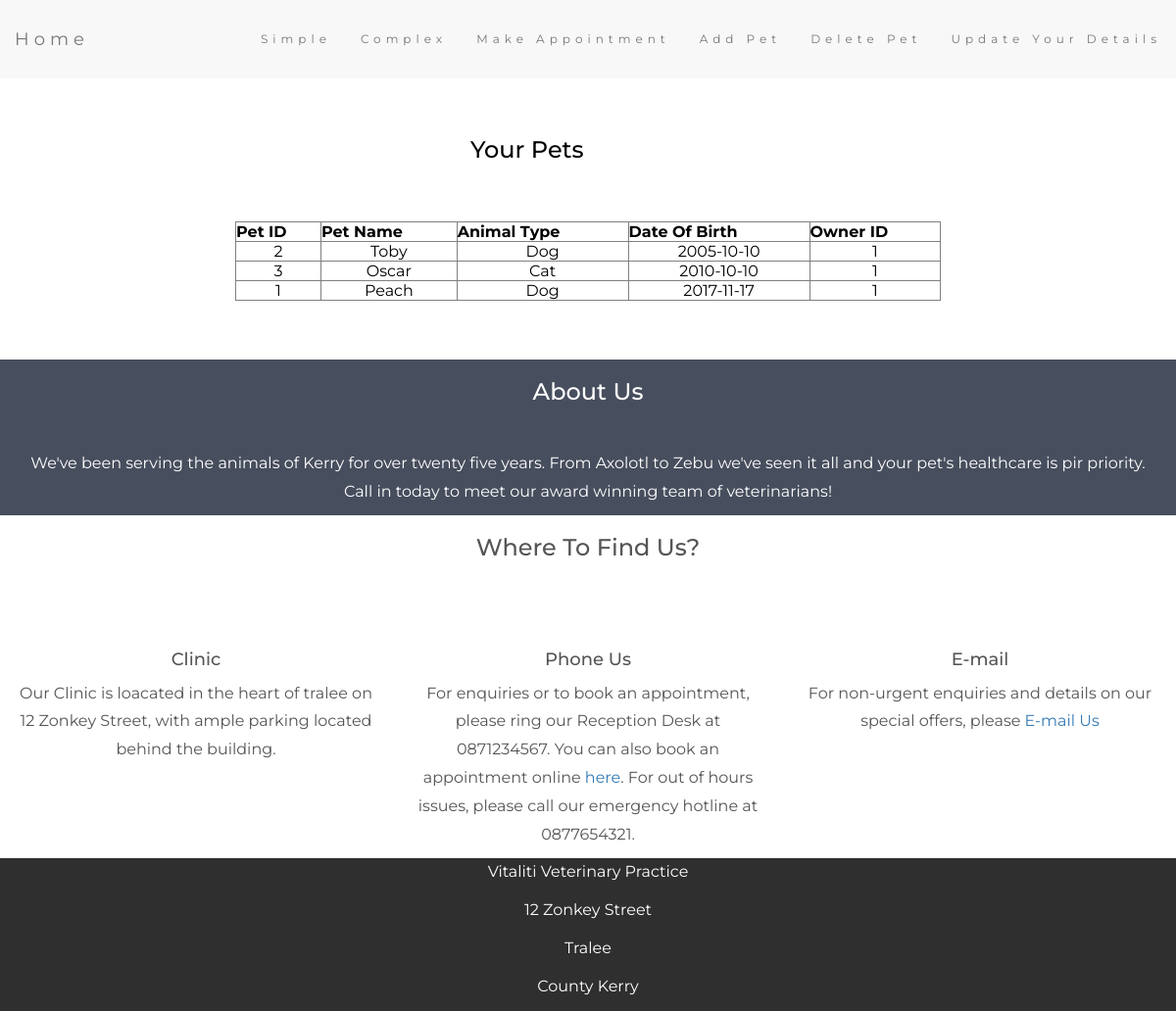
Page /complex.php (signed in) on the committed database.
### tables this page shows
CREATE TABLE `pets` (
  `petid` int(11) NOT NULL AUTO_INCREMENT,
  `name` char(15) NOT NULL,
  `animalType` char(15) NOT NULL,
  `dob` date NOT NULL,
  `OwnerID` int(11) NOT NULL,
  PRIMARY KEY (`petid`),
  KEY `fk_ownerid` (`OwnerID`),
  CONSTRAINT `fk_ownerid` FOREIGN KEY (`OwnerID`) REFERENCES `owners` (`OwnerID`)
);

### complex.php (the view, shortened to what this page needs)
<?php
    try {
      $pdo = new PDO('mysql:host=localhost;dbname=veterinary; charset=utf8', 'root', '');
      $pdo->setAttribute(PDO::ATTR_ERRMODE, PDO::ERRMODE_EXCEPTION);
      $id = $_SESSION["OwnerID"];
      $sql = "SELECT * FROM pets where OwnerID = :id";
      $result = $pdo->prepare($sql);
      $result->bindValue(":id", $id);
      $result->execute();
      if($result->fetchColumn() > 0)
      {
          $sql = "SELECT * FROM pets where OwnerID = :id ORDER BY dob";
          $result = $pdo->prepare($sql);
          $result->bindValue(":id", $id);
          $result->execute();
      echo "<h3 style=\" margin:5% 40%; color:#000;\">Your Pets</h3>";
      echo '<table border=1 style="width:60%; margin:5% auto; color:#000; text-align:center"><tr><th style=\"align:center\">Pet ID</th><th style=\"align:center\">Pet Name</th><th style=\"align:center\">Animal Type</th><th style=\"align:center\">Date Of Birth</th><th style=\"align:center\">Owner ID</th></tr>';
      while ($row = $result->fetch()) {
            echo '<tr>';
            echo '<td>'.$row['petid'].'</td>';
            echo '<td>'.$row['name'].'</td>';
            echo '<td>'.$row['animalType'].'</td>';
            echo '<td>'.$row['dob'].'</td>';
            echo '<td>'.$row['OwnerID'].'</td>';
            echo '</tr>';
         }
         echo '</table>';
      }
      else {
        echo "<p style=\"color:#000000;padding:5%;border:5px solid red;width:60%;height:10%;margin:10% auto;border-radius:3%;\">You have no pets registered with us!! Click<a href='addform.php'> here</a> to register a pet! </p>";
      }
    }
    catch (PDOException $e) {
      $output = 'Unable to connect to the database server: ' . $e->getMessage() . ' in ' . $e->getFile() . ':' . $e->getLine();
    }
?> <!--end file>

### rows in the picture
pets: petid "2", name "Toby", animalType "Dog", dob "2005-10-10", OwnerID "1"
pets: petid "3", name "Oscar", animalType "Cat", dob "2010-10-10", OwnerID "1"
pets: petid "1", name "Peach", animalType "Dog", dob "2017-11-17", OwnerID "1"
